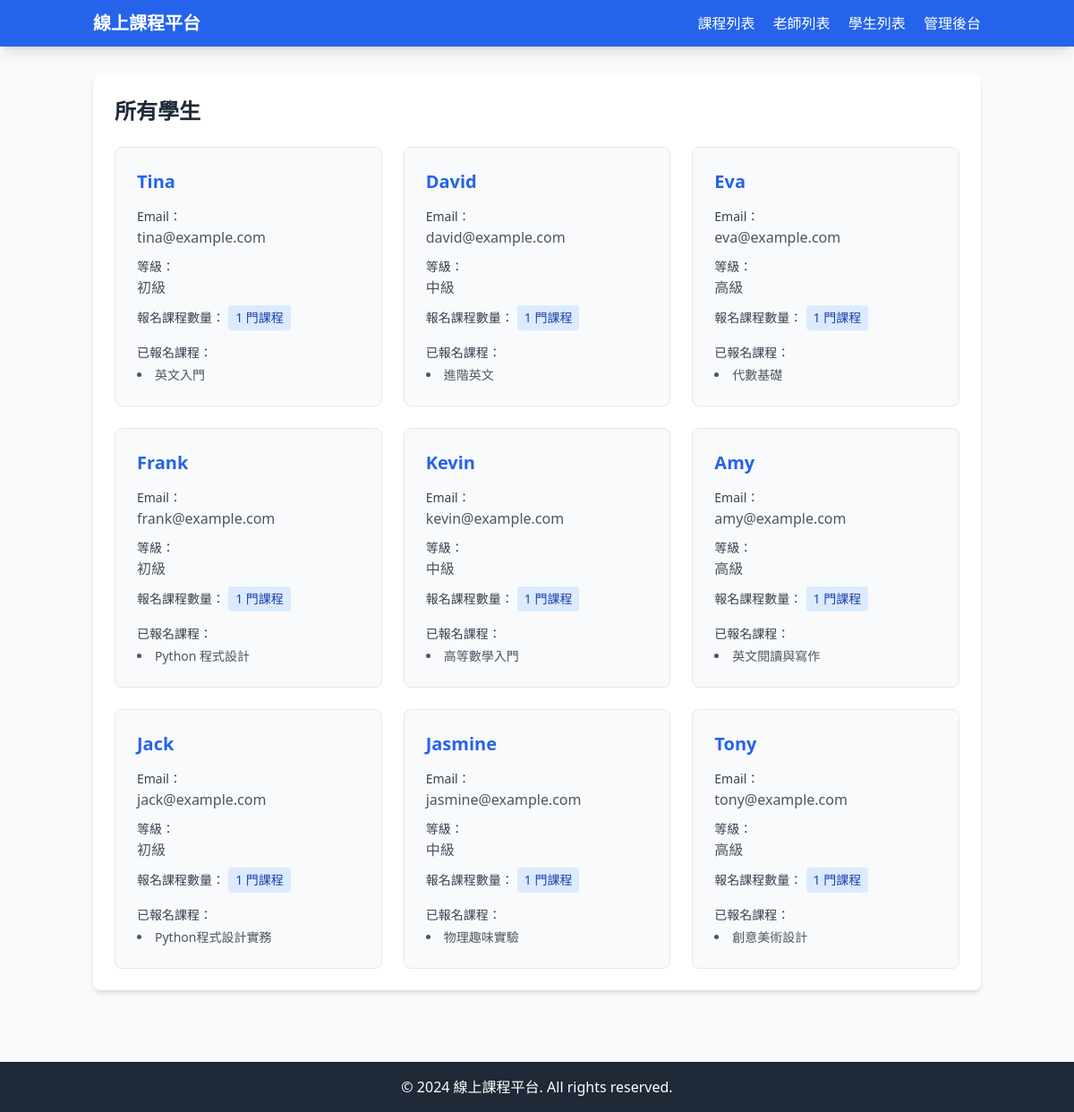
The page /students/ on the database its author committed.
### courses/models.py (models this page shows, shortened)
class Student(models.Model):
    LEVEL_CHOICES = [
        ('初級', '初級'),
        ('中級', '中級'),
        ('高級', '高級'),
    ]
    name = models.CharField(max_length=100, verbose_name='學生姓名')
    email = models.EmailField(unique=True, verbose_name='電子信箱')
    level = models.CharField(max_length=20, default='初級', choices=LEVEL_CHOICES, verbose_name='學生等級')
    class Meta:
        verbose_name = '學生'
        verbose_name_plural = '學生'

class Enrollment(models.Model):
    student = models.ForeignKey(Student, on_delete=models.CASCADE, verbose_name='學生')
    course = models.ForeignKey(Course, on_delete=models.CASCADE, verbose_name='課程')
    enrolled_at = models.DateTimeField(auto_now_add=True, verbose_name='報名時間')
    class Meta:
        unique_together = ('student', 'course')
        verbose_name = '報名記錄'
        verbose_name_plural = '報名記錄'

class Course(models.Model):
    title = models.CharField(max_length=200, verbose_name='課程名稱')
    description = models.TextField(verbose_name='課程說明')
    teachers = models.ManyToManyField(Teacher, verbose_name='課程老師')
    created_at = models.DateTimeField(default=timezone.now, verbose_name='建立時間')
    class Meta:
        verbose_name = '課程'
        verbose_name_plural = '課程'

### courses/views.py (the view)
# urls.py: path('students/', views.student_list, name='student-list'),
def student_list(request):
    students = Student.objects.all()
    return render(request, 'courses/student_list.html', {'students': students})

### courses/templates/courses/student_list.html (shortened to what this page needs)
{% extends 'home.html' %}
{% block content %}
<div class="bg-white rounded-lg shadow-md p-6">
    <h2 class="text-2xl font-bold mb-6 text-gray-800">所有學生</h2>
    {% if students %}
    <div class="grid md:grid-cols-2 lg:grid-cols-3 gap-6">
        {% for student in students %}
        <div class="bg-gray-50 rounded-lg p-6 border border-gray-200 hover:shadow-lg transition-shadow">
            <h3 class="text-xl font-semibold mb-3 text-blue-600">{{ student.name }}</h3>
            <div class="mb-2">
                <span class="text-sm font-medium text-gray-700">Email：</span>
                <p class="text-gray-600">{{ student.email }}</p>
            </div>
            <div class="mb-2">
                <span class="text-sm font-medium text-gray-700">等級：</span>
                <p class="text-gray-600">{{ student.level }}</p>
            </div>
            <div class="mb-2">
                <span class="text-sm font-medium text-gray-700">報名課程數量：</span>
                <span class="inline-block bg-blue-100 text-blue-800 text-sm px-2 py-1 rounded">
                    {{ student.enrollment_set.count }} 門課程
                </span>
            </div>
            {% if student.enrollment_set.all %}
            <div class="mt-3">
                <span class="text-sm font-medium text-gray-700">已報名課程：</span>
                <ul class="list-disc list-inside text-gray-600 text-sm mt-1 max-h-32 overflow-y-auto">
                    {% for enrollment in student.enrollment_set.all %}
                    <li>{{ enrollment.course.title }}</li>
                    {% endfor %}
                </ul>
            </div>
            {% endif %}
        </div>
        {% endfor %}
    </div>
    {% else %}
    <div class="text-center py-12">
        <p class="text-gray-500 text-lg">目前沒有任何學生</p>
        <p class="text-gray-400 mt-2">請到 <a href="/admin/" class="text-blue-600 hover:underline">管理後台</a> 新增學生</p>
    </div>
    {% endif %}
</div>
{% endblock %}

### rows shown on the page
Student: name "Tina", email "tina@example.com", level "初級", enrollment_set.count "1"
Enrollment: course "英文入門"
Student: name "David", email "david@example.com", level "中級", enrollment_set.count "1"
Enrollment: course "進階英文"
Student: name "Eva", email "eva@example.com", level "高級", enrollment_set.count "1"
Enrollment: course "代數基礎"
Student: name "Frank", email "frank@example.com", level "初級", enrollment_set.count "1"
Enrollment: course "Python 程式設計"
Student: name "Kevin", email "kevin@example.com", level "中級", enrollment_set.count "1"
Enrollment: course "高等數學入門"
Student: name "Amy", email "amy@example.com", level "高級", enrollment_set.count "1"
Enrollment: course "英文閱讀與寫作"
Student: name "Jack", email "jack@example.com", level "初級", enrollment_set.count "1"
Enrollment: course "Python程式設計實務"
Student: name "Jasmine", email "jasmine@example.com", level "中級", enrollment_set.count "1"
Enrollment: course "物理趣味實驗"
Student: name "Tony", email "tony@example.com", level "高級", enrollment_set.count "1"
Enrollment: course "創意美術設計"
